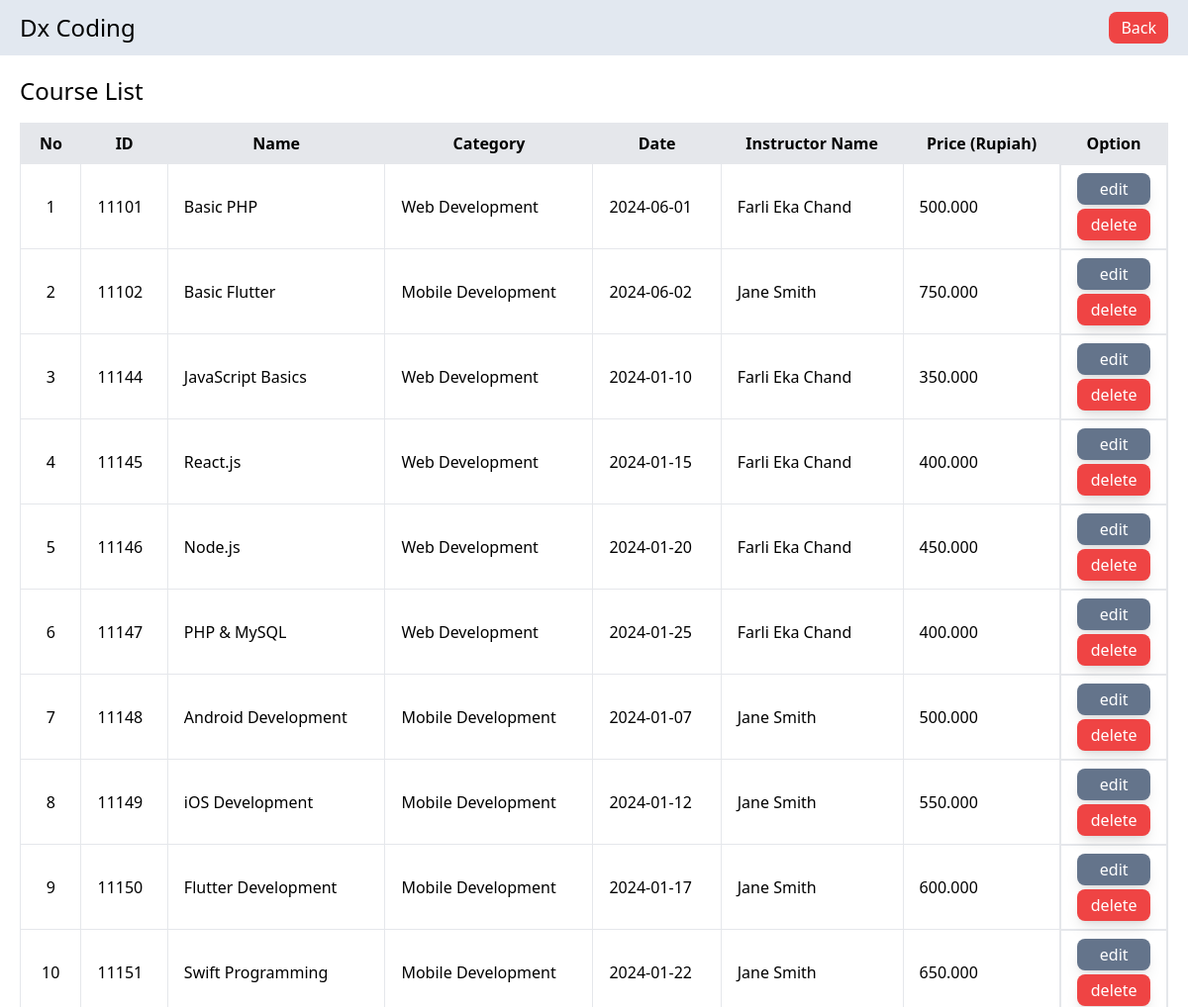
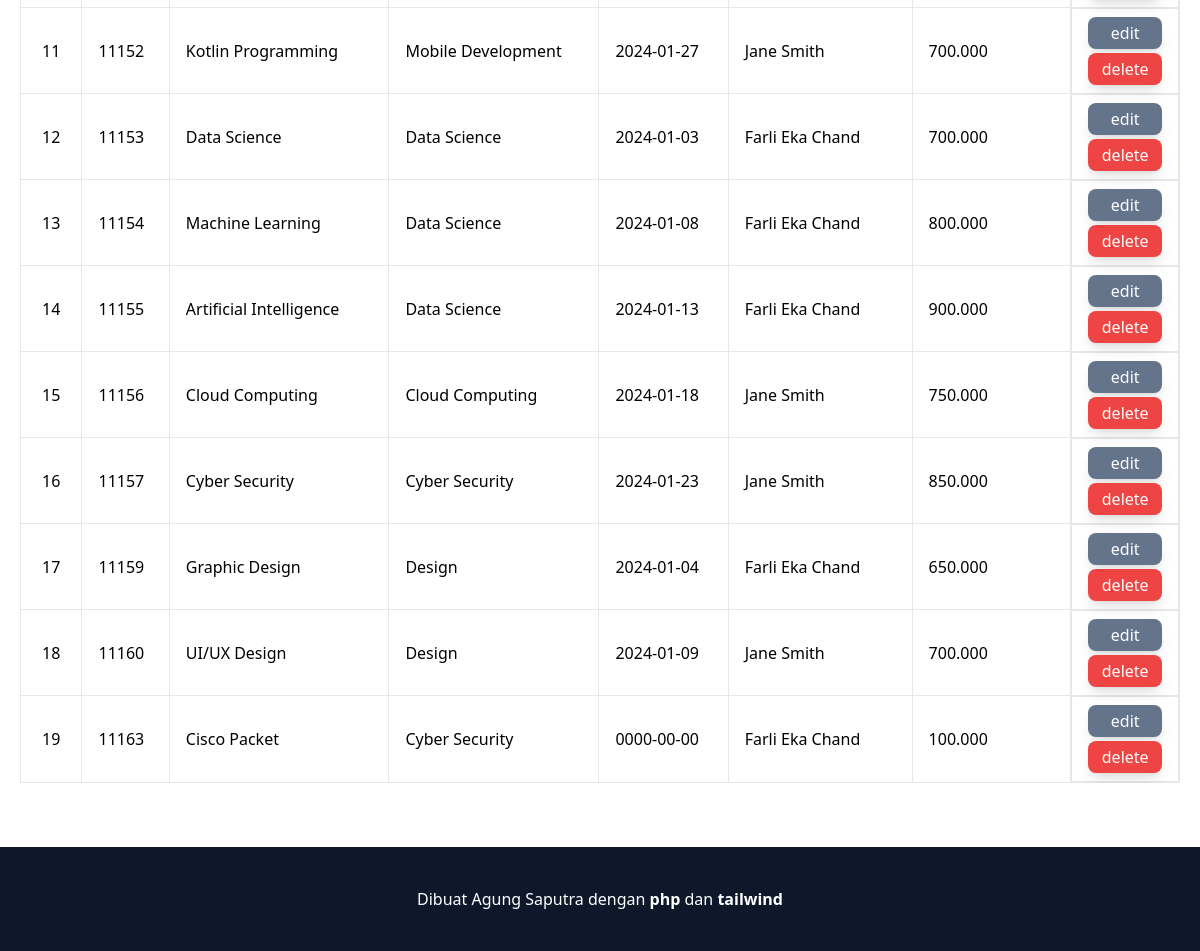
Screenshot of /admin/inv/courses.php with the database file from the repository (2 pictures, top to bottom).
### tables this page shows
CREATE TABLE `course` (
  `id_course` int(11) NOT NULL,
  `name_course` varchar(100) NOT NULL,
  `price_course` int(11) NOT NULL,
  `category_course` varchar(50) DEFAULT NULL,
  `date_course` date NOT NULL,
  `instructor_course` int(11) DEFAULT NULL
);

CREATE TABLE `instructor` (
  `id_instructor` int(11) NOT NULL,
  `username_instructor` varchar(50) NOT NULL,
  `password_instructor` varchar(255) NOT NULL,
  `name_instructor` varchar(100) NOT NULL,
  `email_instructor` varchar(100) NOT NULL,
  `phone_instructor` varchar(15) DEFAULT NULL,
  `address_instructor` varchar(255) DEFAULT NULL
);

### functions/query.php (called while the page is built, shortened)
<?php
include 'connection.php';
function query($query) {
    global $conn;
    $result = mysqli_query($conn, $query);
    $rows = [];
    while ($row = mysqli_fetch_assoc($result)) {
        $rows[] = $row;
    }
    return $rows;
}
?>

### admin/inv/courses.php (the view, shortened to what this page needs)
<?php
    require '../../functions/query.php';
    $courses = query("
        SELECT
            course.id_course,
            course.name_course,
            course.category_course,
            course.date_course,
            course.price_course,
            instructor.name_instructor
        FROM
            course
        JOIN
            instructor
        ON
            course.instructor_course = instructor.id_instructor
    ");
?>
<!DOCTYPE html>
<html lang="en">
<head>
    <link rel="stylesheet" href="../../css/output.css">
</head>
<body>
    <nav class="bg-slate-200 flex justify-between items-center px-5">
        <h1 class="text-2xl py-3">Dx Coding</h1>
        <a class="bg-red-500 text-white px-3 py-1 rounded-lg hover:bg-red-400 cursor-pointer" href="../inventory.php">Back</a>
    </nav>
    <div class="px-5 mt-5 mb-16">
        <h1 class="text-2xl mb-4">Course List</h1>
        <div class="overflow-x-auto">
            <table class="min-w-full bg-white border border-gray-200">
                <thead class="bg-gray-200">
                    <tr>
                        <th class="px-4 py-2">No</th>
                        <th class="px-4 py-2">ID</th>
                        <th class="px-4 py-2">Name</th>
                        <th class="px-4 py-2">Category</th>
                        <th class="px-4 py-2">Date</th>
                        <th class="px-4 py-2">Instructor Name</th>
                        <th class="px-4 py-2">Price (Rupiah)</th>
                        <th class="px-4 py-2">Option</th>
                    </tr>
                </thead>
                <tbody>
                    <?php $no = 1; ?>
                    <?php foreach ($courses as $course) : ?>
                        <tr>
                            <td class="border px-4 py-2 text-center"><?= $no++; ?></td>
                            <td class="border px-4 py-2"><?= $course["id_course"]; ?></td>
                            <td class="border px-4 py-2"><?= $course["name_course"]; ?></td>
                            <td class="border px-4 py-2"><?= $course["category_course"]; ?></td>
                            <td class="border px-4 py-2"><?= $course["date_course"]; ?></td>
                            <td class="border px-4 py-2"><?= $course["name_instructor"]; ?></td>
                            <td class="border px-4 py-2"><?= number_format($course["price_course"], 0, ',', '.'); ?></td>
                            <td class="border px-4 py-2 grid grid-cols-1 gap-1">
                                <a href="edit_course.php?id_course=<?= $course["id_course"]; ?>">
                                    <div class="bg-slate-500 hover:bg-slate-400 shadow-lg rounded-lg px-2 py-1 text-white">
                                        <h1 class="text-center">edit</h1>
                                    </div>
                                </a>
                                <a href="delete_course.php?id_course=<?= $course["id_course"]; ?>">
                                    <div class="bg-red-500 hover:bg-red-400 shadow-lg rounded-lg px-2 py-1 text-white">
                                        <h1 class="text-center">delete</h1>
                                    </div>
                                </a>
                            </td>
                        </tr>
                    <?php endforeach ?>
                </tbody>
            </table>
        </div>
    </div>
    <footer class="text-center bg-slate-900 text-white py-10 w-full">
        <h1>Dibuat Agung Saputra dengan <span class="font-bold">php</span> dan <span class="font-bold">tailwind</span></h1>
    </footer>
</body>
</html>

### rows the page displays
course: id_course "11101", name_course "Basic PHP", category_course "Web Development", date_course "2024-06-01", instructor_course.name_instructor "Farli Eka Chand", price_course "500.000"
course: id_course "11102", name_course "Basic Flutter", category_course "Mobile Development", date_course "2024-06-02", instructor_course.name_instructor "Jane Smith", price_course "750.000"
course: id_course "11144", name_course "JavaScript Basics", category_course "Web Development", date_course "2024-01-10", instructor_course.name_instructor "Farli Eka Chand", price_course "350.000"
course: id_course "11145", name_course "React.js", category_course "Web Development", date_course "2024-01-15", instructor_course.name_instructor "Farli Eka Chand", price_course "400.000"
course: id_course "11146", name_course "Node.js", category_course "Web Development", date_course "2024-01-20", instructor_course.name_instructor "Farli Eka Chand", price_course "450.000"
course: id_course "11147", name_course "PHP & MySQL", category_course "Web Development", date_course "2024-01-25", instructor_course.name_instructor "Farli Eka Chand", price_course "400.000"
course: id_course "11148", name_course "Android Development", category_course "Mobile Development", date_course "2024-01-07", instructor_course.name_instructor "Jane Smith", price_course "500.000"
course: id_course "11149", name_course "iOS Development", category_course "Mobile Development", date_course "2024-01-12", instructor_course.name_instructor "Jane Smith", price_course "550.000"
course: id_course "11150", name_course "Flutter Development", category_course "Mobile Development", date_course "2024-01-17", instructor_course.name_instructor "Jane Smith", price_course "600.000"
course: id_course "11151", name_course "Swift Programming", category_course "Mobile Development", date_course "2024-01-22", instructor_course.name_instructor "Jane Smith", price_course "650.000"
course: id_course "11152", name_course "Kotlin Programming", category_course "Mobile Development", date_course "2024-01-27", instructor_course.name_instructor "Jane Smith", price_course "700.000"
course: id_course "11153", name_course "Data Science", category_course "Data Science", date_course "2024-01-03", instructor_course.name_instructor "Farli Eka Chand", price_course "700.000"
course: id_course "11154", name_course "Machine Learning", category_course "Data Science", date_course "2024-01-08", instructor_course.name_instructor "Farli Eka Chand", price_course "800.000"
course: id_course "11155", name_course "Artificial Intelligence", category_course "Data Science", date_course "2024-01-13", instructor_course.name_instructor "Farli Eka Chand", price_course "900.000"
course: id_course "11156", name_course "Cloud Computing", category_course "Cloud Computing", date_course "2024-01-18", instructor_course.name_instructor "Jane Smith", price_course "750.000"
course: id_course "11157", name_course "Cyber Security", category_course "Cyber Security", date_course "2024-01-23", instructor_course.name_instructor "Jane Smith", price_course "850.000"
course: id_course "11159", name_course "Graphic Design", category_course "Design", date_course "2024-01-04", instructor_course.name_instructor "Farli Eka Chand", price_course "650.000"
course: id_course "11160", name_course "UI/UX Design", category_course "Design", date_course "2024-01-09", instructor_course.name_instructor "Jane Smith", price_course "700.000"
course: id_course "11163", name_course "Cisco Packet", category_course "Cyber Security", date_course "0000-00-00", instructor_course.name_instructor "Farli Eka Chand", price_course "100.000"
